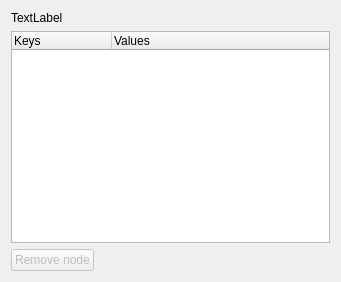
<?xml version="1.0" encoding="UTF-8"?>
<ui version="4.0">
 <class>VariantListField</class>
 <widget class="QWidget" name="VariantListField">
  <property name="geometry">
   <rect>
    <x>0</x>
    <y>0</y>
    <width>341</width>
    <height>282</height>
   </rect>
  </property>
  <property name="windowTitle">
   <string>Form</string>
  </property>
  <layout class="QVBoxLayout" name="verticalLayout">
   <item>
    <widget class="QLabel" name="label">
     <property name="text">
      <string>TextLabel</string>
     </property>
    </widget>
   </item>
   <item>
    <widget class="QTreeWidget" name="treeWidget">
     <property name="rootIsDecorated">
      <bool>false</bool>
     </property>
     <column>
      <property name="text">
       <string>Keys</string>
      </property>
     </column>
     <column>
      <property name="text">
       <string>Values</string>
      </property>
     </column>
    </widget>
   </item>
   <item>
    <layout class="QHBoxLayout" name="horizontalLayout">
     <item>
      <widget class="QPushButton" name="pushRemoveNode">
       <property name="enabled">
        <bool>false</bool>
       </property>
       <property name="toolTip">
        <string>Remove selected node</string>
       </property>
       <property name="text">
        <string>Remove node</string>
       </property>
      </widget>
     </item>
     <item>
      <spacer name="horizontalSpacer">
       <property name="orientation">
        <enum>Qt::Horizontal</enum>
       </property>
       <property name="sizeHint" stdset="0">
        <size>
         <width>40</width>
         <height>20</height>
        </size>
       </property>
      </spacer>
     </item>
    </layout>
   </item>
  </layout>
 </widget>
 <resources/>
 <connections/>
</ui>
